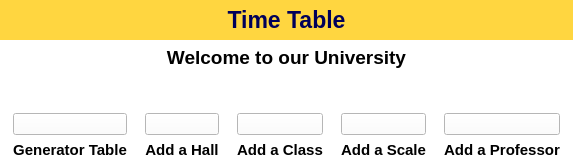
               <widget class="QWidget" name="page">
                <property name="styleSheet">
                 <string notr="true">QWidget{background:#fff;}</string>
                </property>
                <layout class="QVBoxLayout" name="verticalLayout_9">
                 <property name="leftMargin">
                  <number>0</number>
                 </property>
                 <property name="topMargin">
                  <number>0</number>
                 </property>
                 <property name="rightMargin">
                  <number>0</number>
                 </property>
                 <property name="bottomMargin">
                  <number>0</number>
                 </property>
                 <item alignment="Qt::AlignTop">
                  <widget class="QWidget" name="widget_11" native="true">
                   <layout class="QVBoxLayout" name="verticalLayout_12">
                    <property name="spacing">
                     <number>0</number>
                    </property>
                    <property name="leftMargin">
                     <number>0</number>
                    </property>
                    <property name="topMargin">
                     <number>0</number>
                    </property>
                    <property name="rightMargin">
                     <number>0</number>
                    </property>
                    <property name="bottomMargin">
                     <number>0</number>
                    </property>
                    <item>
                     <widget class="QLabel" name="label_5">
                      <property name="minimumSize">
                       <size>
                        <width>0</width>
                        <height>40</height>
                       </size>
                      </property>
                      <property name="maximumSize">
                       <size>
                        <width>16777215</width>
                        <height>40</height>
                       </size>
                      </property>
                      <property name="font">
                       <font>
                        <pointsize>-1</pointsize>
                       </font>
                      </property>
                      <property name="styleSheet">
                       <string notr="true">QLabel{
color:rgb(0, 0, 89);
background-color: rgb(255, 214, 64);
font-size:24px;

}</string>
                      </property>
                      <property name="text">
                       <string>&lt;html&gt;&lt;head/&gt;&lt;body&gt;&lt;p align=&quot;center&quot;&gt;&lt;span style=&quot; font-size:17pt; font-weight:600;&quot;&gt;Time Table&lt;/span&gt;&lt;/p&gt;&lt;/body&gt;&lt;/html&gt;</string>
                      </property>
                     </widget>
                    </item>
                   </layout>
                  </widget>
                 </item>
                 <item>
                  <widget class="QLabel" name="label_23">
                   <property name="styleSheet">
                    <string notr="true">background-color: rgb(255, 255, 255);</string>
                   </property>
                   <property name="text">
                    <string>&lt;html&gt;&lt;head/&gt;&lt;body&gt;&lt;p align=&quot;center&quot;&gt;&lt;span style=&quot; font-size:14pt; font-weight:600;&quot;&gt;Welcome to our University&lt;/span&gt;&lt;/p&gt;&lt;/body&gt;&lt;/html&gt;</string>
                   </property>
                  </widget>
                 </item>
                 <item>
                  <widget class="QWidget" name="widget_13" native="true">
                   <property name="sizePolicy">
                    <sizepolicy hsizetype="Preferred" vsizetype="Expanding">
                     <horstretch>0</horstretch>
                     <verstretch>0</verstretch>
                    </sizepolicy>
                   </property>
                   <layout class="QHBoxLayout" name="horizontalLayout_7">
                    <property name="topMargin">
                     <number>0</number>
                    </property>
                    <item>
                     <widget class="QLabel" name="label_22">
                      <property name="maximumSize">
                       <size>
                        <width>600</width>
                        <height>280</height>
                       </size>
                      </property>
                      <property name="text">
                       <string/>
                      </property>
                      <property name="pixmap">
                       <pixmap resource="menu.qrc">:/icons/icons/timetable.png</pixmap>
                      </property>
                      <property name="scaledContents">
                       <bool>true</bool>
                      </property>
                     </widget>
                    </item>
                   </layout>
                  </widget>
                 </item>
                 <item alignment="Qt::AlignBottom">
                  <widget class="QWidget" name="widget_12" native="true">
                   <layout class="QHBoxLayout" name="horizontalLayout_6">
                    <property name="spacing">
                     <number>0</number>
                    </property>
                    <property name="leftMargin">
                     <number>4</number>
                    </property>
                    <property name="topMargin">
                     <number>0</number>
                    </property>
                    <property name="rightMargin">
                     <number>4</number>
                    </property>
                    <property name="bottomMargin">
                     <number>0</number>
                    </property>
                    <item>
                     <widget class="QWidget" name="widget_14" native="true">
                      <property name="maximumSize">
                       <size>
                        <width>16777215</width>
                        <height>200</height>
                       </size>
                      </property>
                      <layout class="QVBoxLayout" name="verticalLayout_22">
                       <item>
                        <widget class="QPushButton" name="pushButton">
                         <property name="sizePolicy">
                          <sizepolicy hsizetype="Minimum" vsizetype="Expanding">
                           <horstretch>0</horstretch>
                           <verstretch>0</verstretch>
                          </sizepolicy>
                         </property>
                         <property name="maximumSize">
                          <size>
                           <width>16777215</width>
                           <height>155</height>
                          </size>
                         </property>
                         <property name="text">
                          <string/>
                         </property>
                         <property name="icon">
                          <iconset resource="menu.qrc">
                           <normaloff>:/icons/icons/table.png</normaloff>:/icons/icons/table.png</iconset>
                         </property>
                         <property name="iconSize">
                          <size>
                           <width>120</width>
                           <height>100</height>
                          </size>
                         </property>
                        </widget>
                       </item>
                       <item>
                        <widget class="QWidget" name="widget_19" native="true">
                         <layout class="QVBoxLayout" name="verticalLayout_21">
                          <property name="spacing">
                           <number>0</number>
                          </property>
                          <property name="leftMargin">
                           <number>0</number>
                          </property>
                          <property name="topMargin">
                           <number>0</number>
                          </property>
                          <property name="rightMargin">
                           <number>0</number>
                          </property>
                          <property name="bottomMargin">
                           <number>0</number>
                          </property>
                          <item>
                           <widget class="QLabel" name="label_21">
                            <property name="text">
                             <string>&lt;html&gt;&lt;head/&gt;&lt;body&gt;&lt;p align=&quot;center&quot;&gt;&lt;span style=&quot; font-size:11pt; font-weight:600;&quot;&gt;Generator Table&lt;/span&gt;&lt;/p&gt;&lt;/body&gt;&lt;/html&gt;</string>
                            </property>
                           </widget>
                          </item>
                         </layout>
                        </widget>
                       </item>
                      </layout>
                     </widget>
                    </item>
                    <item>
                     <widget class="QWidget" name="widget_15" native="true">
                      <property name="maximumSize">
                       <size>
                        <width>16777215</width>
                        <height>200</height>
                       </size>
                      </property>
                      <layout class="QVBoxLayout" name="verticalLayout_20">
                       <item>
                        <widget class="QPushButton" name="pushButton_11">
                         <property name="sizePolicy">
                          <sizepolicy hsizetype="Minimum" vsizetype="Expanding">
                           <horstretch>0</horstretch>
                           <verstretch>0</verstretch>
                          </sizepolicy>
                         </property>
                         <property name="maximumSize">
                          <size>
                           <width>16777215</width>
                           <height>155</height>
                          </size>
                         </property>
                         <property name="text">
                          <string/>
                         </property>
                         <property name="icon">
                          <iconset resource="menu.qrc">
                           <normaloff>:/icons/icons/room.png</normaloff>:/icons/icons/room.png</iconset>
                         </property>
                         <property name="iconSize">
                          <size>
                           <width>120</width>
                           <height>100</height>
                          </size>
                         </property>
                        </widget>
                       </item>
                       <item>
                        <widget class="QWidget" name="widget_20" native="true">
                         <layout class="QVBoxLayout" name="verticalLayout_19">
                          <property name="spacing">
                           <number>0</number>
                          </property>
                          <property name="leftMargin">
                           <number>0</number>
                          </property>
                          <property name="topMargin">
                           <number>0</number>
                          </property>
                          <property name="rightMargin">
                           <number>0</number>
                          </property>
                          <property name="bottomMargin">
                           <number>0</number>
                          </property>
                          <item>
                           <widget class="QLabel" name="label_20">
                            <property name="text">
                             <string>&lt;html&gt;&lt;head/&gt;&lt;body&gt;&lt;p align=&quot;center&quot;&gt;&lt;span style=&quot; font-size:11pt; font-weight:600;&quot;&gt;Add a Hall&lt;/span&gt;&lt;/p&gt;&lt;/body&gt;&lt;/html&gt;</string>
                            </property>
                           </widget>
                          </item>
                         </layout>
                        </widget>
                       </item>
                      </layout>
                     </widget>
                    </item>
                    <item>
                     <widget class="QWidget" name="widget_16" native="true">
                      <property name="maximumSize">
                       <size>
                        <width>16777215</width>
                        <height>200</height>
                       </size>
                      </property>
                      <layout class="QVBoxLayout" name="verticalLayout_18">
                       <item>
                        <widget class="QPushButton" name="pushButton_12">
                         <property name="sizePolicy">
                          <sizepolicy hsizetype="Minimum" vsizetype="Expanding">
                           <horstretch>0</horstretch>
                           <verstretch>0</verstretch>
                          </sizepolicy>
                         </property>
                         <property name="maximumSize">
                          <size>
                           <width>16777215</width>
                           <height>155</height>
                          </size>
                         </property>
                         <property name="text">
                          <string/>
                         </property>
                         <property name="icon">
                          <iconset resource="menu.qrc">
                           <normaloff>:/icons/icons/students.png</normaloff>:/icons/icons/students.png</iconset>
                         </property>
                         <property name="iconSize">
                          <size>
                           <width>120</width>
                           <height>100</height>
                          </size>
                         </property>
                        </widget>
                       </item>
                       <item>
                        <widget class="QWidget" name="widget_21" native="true">
                         <layout class="QVBoxLayout" name="verticalLayout_17">
                          <property name="spacing">
                           <number>0</number>
                          </property>
                          <property name="leftMargin">
                           <number>0</number>
                          </property>
                          <property name="topMargin">
                           <number>0</number>
                          </property>
                          <property name="rightMargin">
                           <number>0</number>
                          </property>
                          <property name="bottomMargin">
                           <number>0</number>
                          </property>
                          <item>
                           <widget class="QLabel" name="label_19">
                            <property name="text">
                             <string>&lt;html&gt;&lt;head/&gt;&lt;body&gt;&lt;p align=&quot;center&quot;&gt;&lt;span style=&quot; font-size:11pt; font-weight:600;&quot;&gt;Add a Class&lt;/span&gt;&lt;/p&gt;&lt;/body&gt;&lt;/html&gt;</string>
                            </property>
                           </widget>
                          </item>
                         </layout>
                        </widget>
                       </item>
                      </layout>
                     </widget>
                    </item>
                    <item>
                     <widget class="QWidget" name="widget_17" native="true">
                      <property name="maximumSize">
                       <size>
                        <width>16777215</width>
                        <height>200</height>
                       </size>
                      </property>
                      <layout class="QVBoxLayout" name="verticalLayout_16">
                       <item>
                        <widget class="QPushButton" name="pushButton_13">
                         <property name="sizePolicy">
                          <sizepolicy hsizetype="Minimum" vsizetype="Expanding">
                           <horstretch>0</horstretch>
                           <verstretch>0</verstretch>
                          </sizepolicy>
                         </property>
                         <property name="maximumSize">
                          <size>
                           <width>16777215</width>
                           <height>155</height>
                          </size>
                         </property>
                         <property name="text">
                          <string/>
                         </property>
                         <property name="icon">
                          <iconset resource="menu.qrc">
                           <normaloff>:/icons/icons/scale.png</normaloff>:/icons/icons/scale.png</iconset>
                         </property>
                         <property name="iconSize">
                          <size>
                           <width>120</width>
                           <height>100</height>
                          </size>
                         </property>
                        </widget>
                       </item>
                       <item>
                        <widget class="QWidget" name="widget_22" native="true">
                         <property name="sizePolicy">
                          <sizepolicy hsizetype="Preferred" vsizetype="Minimum">
                           <horstretch>0</horstretch>
                           <verstretch>0</verstretch>
                          </sizepolicy>
                         </property>
                         <layout class="QVBoxLayout" name="verticalLayout_15">
                          <property name="spacing">
                           <number>0</number>
                          </property>
                          <property name="leftMargin">
                           <number>0</number>
                          </property>
                          <property name="topMargin">
                           <number>0</number>
                          </property>
                          <property name="rightMargin">
                           <number>0</number>
                          </property>
                          <property name="bottomMargin">
                           <number>0</number>
                          </property>
                          <item>
                           <widget class="QLabel" name="label_18">
                            <property name="text">
                             <string>&lt;html&gt;&lt;head/&gt;&lt;body&gt;&lt;p align=&quot;center&quot;&gt;&lt;span style=&quot; font-size:11pt; font-weight:600;&quot;&gt;Add a Scale&lt;/span&gt;&lt;/p&gt;&lt;/body&gt;&lt;/html&gt;</string>
                            </property>
                           </widget>
                          </item>
                         </layout>
                        </widget>
                       </item>
                      </layout>
                     </widget>
                    </item>
                    <item>
                     <widget class="QWidget" name="widget_18" native="true">
                      <property name="maximumSize">
                       <size>
                        <width>16777215</width>
                        <height>200</height>
                       </size>
                      </property>
                      <layout class="QVBoxLayout" name="verticalLayout_13">
                       <property name="spacing">
                        <number>6</number>
                       </property>
                       <property name="leftMargin">
                        <number>9</number>
                       </property>
                       <property name="topMargin">
                        <number>9</number>
                       </property>
                       <property name="bottomMargin">
                        <number>9</number>
                       </property>
                       <item>
                        <widget class="QPushButton" name="pushButton_14">
                         <property name="sizePolicy">
                          <sizepolicy hsizetype="Minimum" vsizetype="Expanding">
                           <horstretch>0</horstretch>
                           <verstretch>0</verstretch>
                          </sizepolicy>
                         </property>
                         <property name="maximumSize">
                          <size>
                           <width>16777215</width>
                           <height>155</height>
                          </size>
                         </property>
                         <property name="text">
                          <string/>
                         </property>
                         <property name="icon">
                          <iconset resource="menu.qrc">
                           <normaloff>:/icons/icons/teacher.png</normaloff>:/icons/icons/teacher.png</iconset>
                         </property>
                         <property name="iconSize">
                          <size>
                           <width>120</width>
                           <height>100</height>
                          </size>
                         </property>
                        </widget>
                       </item>
                       <item alignment="Qt::AlignBottom">
                        <widget class="QWidget" name="widget_23" native="true">
                         <layout class="QVBoxLayout" name="verticalLayout_14">
                          <property name="spacing">
                           <number>0</number>
                          </property>
                          <property name="leftMargin">
                           <number>0</number>
                          </property>
                          <property name="topMargin">
                           <number>0</number>
                          </property>
                          <property name="rightMargin">
                           <number>0</number>
                          </property>
                          <property name="bottomMargin">
                           <number>0</number>
                          </property>
                          <item>
                           <widget class="QLabel" name="label_11">
                            <property name="text">
                             <string>&lt;html&gt;&lt;head/&gt;&lt;body&gt;&lt;p align=&quot;center&quot;&gt;&lt;span style=&quot; font-size:11pt; font-weight:600;&quot;&gt;Add a Professor&lt;/span&gt;&lt;/p&gt;&lt;/body&gt;&lt;/html&gt;</string>
                            </property>
                           </widget>
                          </item>
                         </layout>
                        </widget>
                       </item>
                      </layout>
                     </widget>
                    </item>
                   </layout>
                  </widget>
                 </item>
                </layout>
               </widget>
